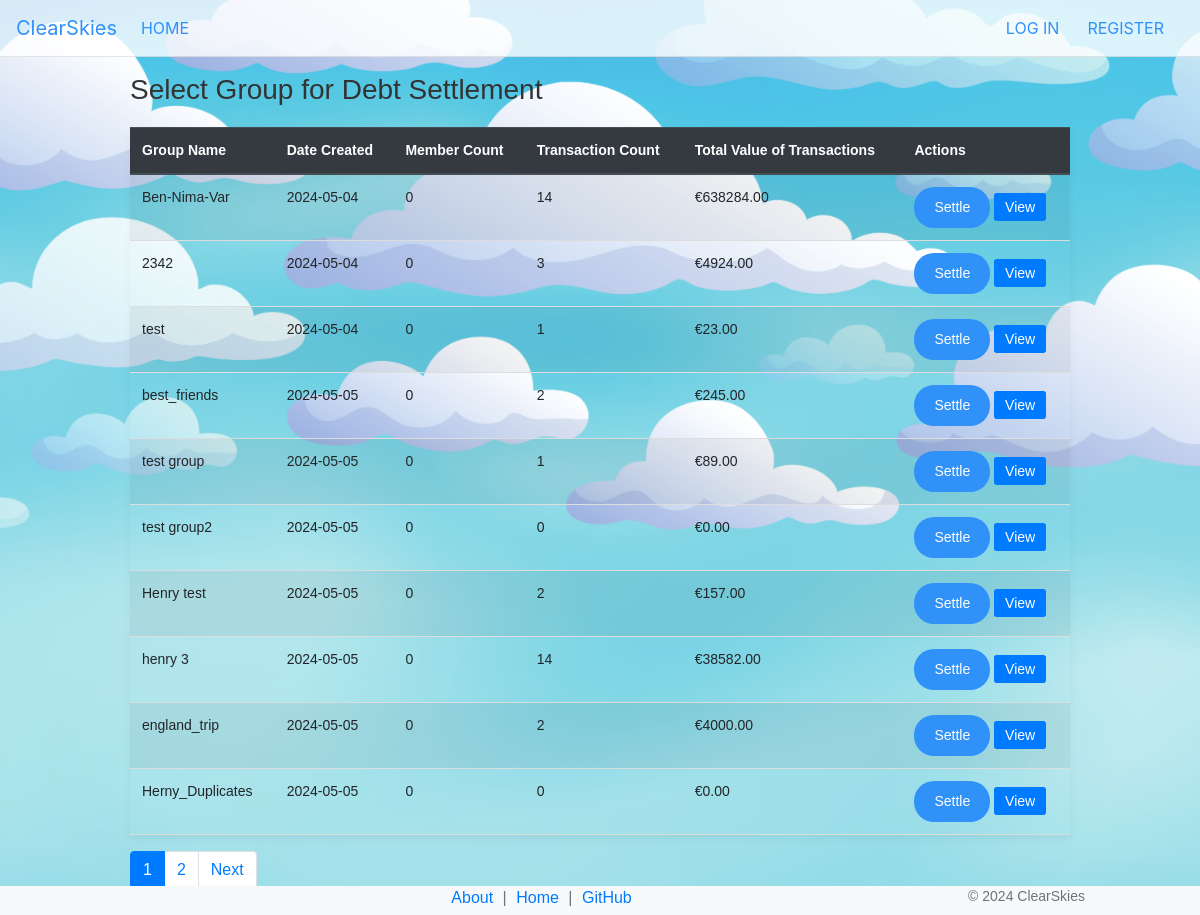
The app's page /settle_group_debts, older data.
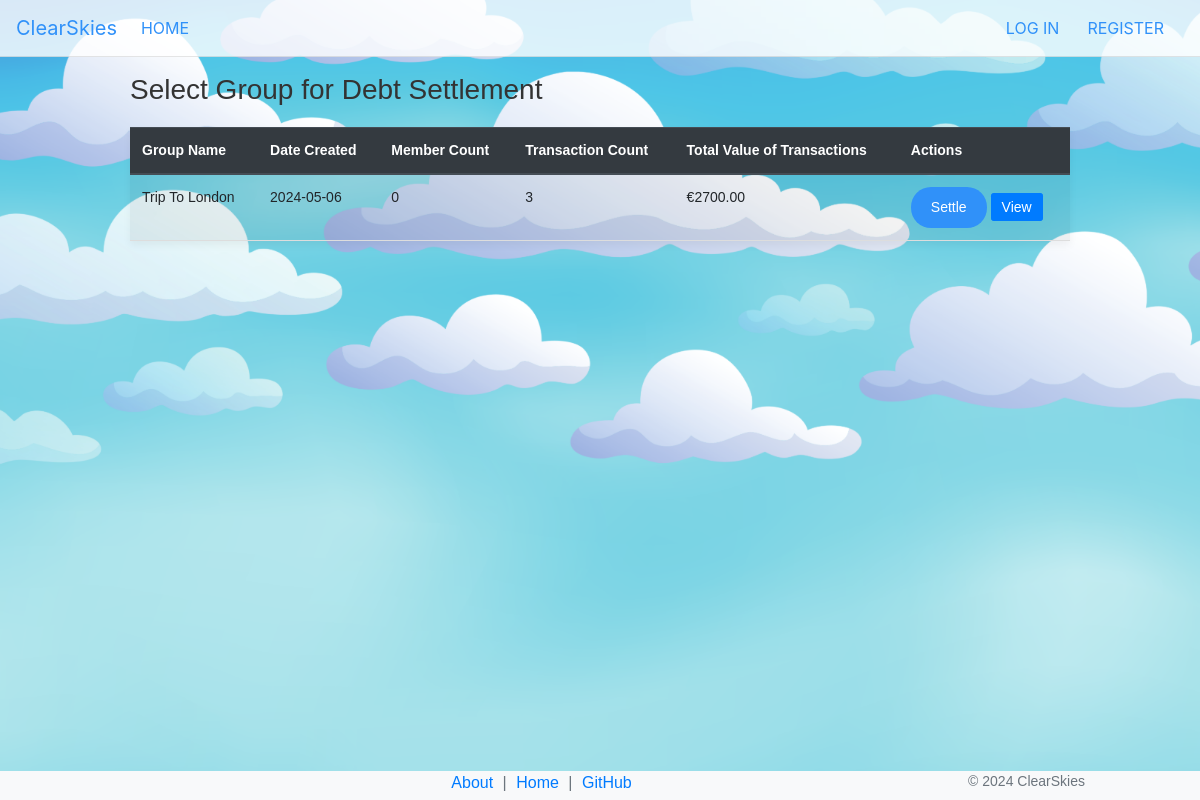
The same page, newer data.
### app/models/group.py (models this page shows)
class Group(db.Model):
    __tablename__ = 'groups'
    id = db.Column(db.Integer, primary_key=True)
    name = db.Column(db.String(100), nullable=False)
    created_at = db.Column(db.DateTime, default=datetime.utcnow)
    users = db.relationship('UserGroup', back_populates='group', lazy='dynamic')
    transactions = db.relationship('GroupTransaction', backref='group', lazy='dynamic')

### app/debts.py (the view, shortened to what this page needs)
    @app.route('/settle_group_debts', methods=['GET', 'POST'])
    def settle_group_debts():
        page = request.args.get('page', 1, type=int)
        per_page = 10
        payment_instructions = []
        selected_group = None
        member_count_subquery = db.session.query(
            UserGroup.group_id.label('group_id'),
            func.count('*').label('member_count')
        ).group_by(UserGroup.group_id).subquery()
        transaction_stats_subquery = db.session.query(
            GroupTransaction.group_id.label('group_id'),
            func.count('*').label('total_transactions'),
            func.sum(GroupTransaction.amount).label('total_amount')
        ).group_by(GroupTransaction.group_id).subquery()
        groups = db.session.query(
            Group.id,
            Group.name,
            Group.created_at,
            func.coalesce(member_count_subquery.c.member_count, 0).label('member_count'),
            func.coalesce(transaction_stats_subquery.c.total_transactions, 0).label('total_transactions'),
            func.coalesce(transaction_stats_subquery.c.total_amount, 0).label('total_amount')
        ).outerjoin(member_count_subquery, Group.id == member_count_subquery.c.group_id) \
            .outerjoin(transaction_stats_subquery, Group.id == transaction_stats_subquery.c.group_id) \
            .paginate(page=page, per_page=per_page, error_out=False)
        return render_template('settle_group_debts.html', groups=groups, selected_group=selected_group,
                               payment_instructions=payment_instructions, scrolled_to_instructions=True)

### app/templates/settle_group_debts.html (shortened to what this page needs)
{% extends 'layout.html' %}
{% block content %}
<div class="container mt-3">
    <h3>Select Group for Debt Settlement</h3>
    {% if groups.items %}
        <table class="table table-striped">
            <thead class="thead-dark">
                <tr>
                    <th>Group Name</th>
                    <th>Date Created</th>
                    <th>Member Count</th>
                    <th>Transaction Count</th>
                    <th>Total Value of Transactions</th>
                    <th>Actions</th>
                </tr>
            </thead>
            <tbody>
                {% for group in groups.items %}
                <tr>
                    <td>{{ group.name }}</td>
                    <td>{{ group.created_at.strftime('%Y-%m-%d') }}</td>
                    <td>{{ group.member_count }}</td>
                    <td>{{ group.total_transactions }}</td>
                    <td>€{{ "%.2f"|format(group.total_amount) }}</td>
                    <td>
                        <form action="{{ url_for('settle_group_debts', group_id=group.id) }}" method="post" style="display: inline;">
                            <button type="submit" class="btn btn-sm btn-success">Settle</button>
                        </form>
                        <a href="{{ url_for('view_group', group_id=group.id) }}" class="btn btn-sm btn-primary" style="display: inline;">View</a>
                    </td>
                </tr>
                {% endfor %}
            </tbody>
        </table>
{% if groups.pages > 1 %}
        <ul class="pagination">
            {% for page in range(1, groups.pages + 1) %}
            <li class="page-item {{ 'active' if page == groups.page else '' }}">
                <a class="page-link" href="{{ url_for('settle_group_debts', page=page) }}">{{ page }}</a>
            </li>
            {% endfor %}
            {% if groups.has_next %}
            <li class="page-item"><a class="page-link" href="{{ url_for('settle_group_debts', page=groups.next_num) }}">Next</a></li>
            {% endif %}
        </ul>
        {% endif %}
    {% else %}
        <p>No groups available.</p>
    {% endif %}
</div>
{% endblock %}

Row changes from the older to the newer data that the page shows:
removed Group: name "Ben-Nima-Var", created_at "2024-05-04", member_count "0", total_transactions "14", total_amount "638284.00"
removed Group: name "2342", created_at "2024-05-04", member_count "0", total_transactions "3", total_amount "4924.00"
removed Group: name "test", created_at "2024-05-04", member_count "0", total_transactions "1", total_amount "23.00"
removed Group: name "best_friends", created_at "2024-05-05", member_count "0", total_transactions "2", total_amount "245.00"
removed Group: name "test group", created_at "2024-05-05", member_count "0", total_transactions "1", total_amount "89.00"
removed Group: name "test group2", created_at "2024-05-05", member_count "0", total_transactions "0", total_amount "0.00"
removed Group: name "Henry test", created_at "2024-05-05", member_count "0", total_transactions "2", total_amount "157.00"
removed Group: name "henry 3", created_at "2024-05-05", member_count "0", total_transactions "14", total_amount "38582.00"
removed Group: name "england_trip", created_at "2024-05-05", member_count "0", total_transactions "2", total_amount "4000.00"
removed Group: name "Herny_Duplicates", created_at "2024-05-05", member_count "0", total_transactions "0", total_amount "0.00"
added Group: name "Trip To London", created_at "2024-05-06", member_count "0", total_transactions "3", total_amount "2700.00"
Text that changed along with them:
list line gone: "1"
list line gone: "2"
text no longer shown: "Next"
